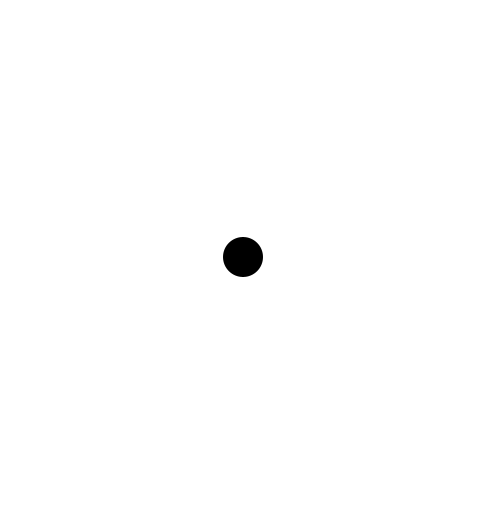
Frame 1 (no input)
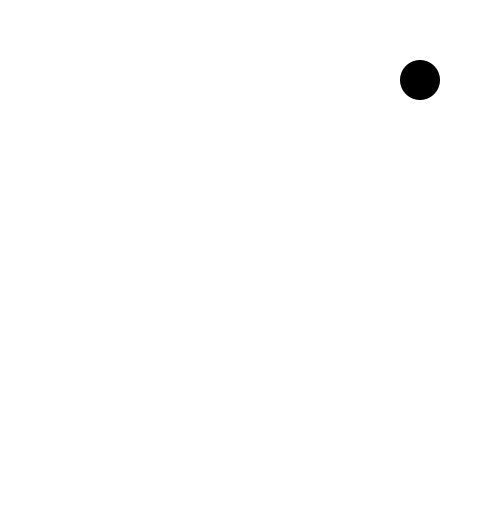
Frame 60 (the mouse pressed at the canvas centre just before this capture)
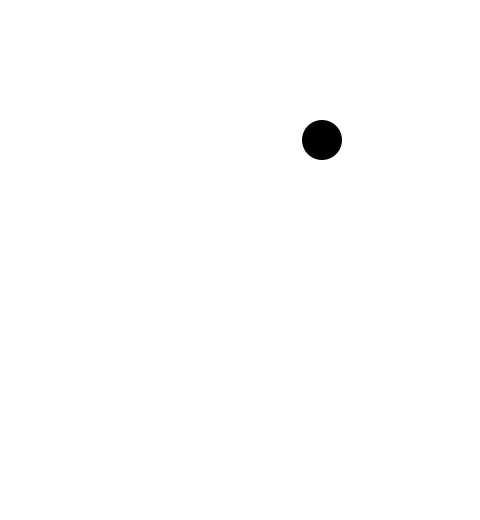
Frame 120 (the mouse held since frame 60 and released just before this capture)

The Processing sketch that drew these frames (run headless with seeded random() and noise(); from frame 60 on, the mouse is pressed at the canvas centre):

// Processing sketch: xyBouncingBall
// ── xyBouncingBall.pde
float x, y; 
float xSpeed, ySpeed;       
float gravity;

void setup() {
  size(480, 520);
  x = width/2;
  y = height/2;
  xSpeed = 3;
  ySpeed = -3; 
  noStroke();
  smooth();
  background(255, 255, 255);
  fill(0, 0, 0);
}

void draw() {
  if (x>=460) {
    xSpeed = xSpeed * -1;
    x=460;
  }
  if (y>=500) {
    ySpeed = ySpeed * -1;
    y=500;
  }
  if (x<=20) {
    xSpeed = xSpeed * -1;
    x=20;
  }
  if (y<=20) {
    ySpeed = ySpeed * -1;
    y=20;
  }
  y += ySpeed;
  x += xSpeed; 
  background(255, 255, 255);
  ellipse(x, y, 40, 40);
}
